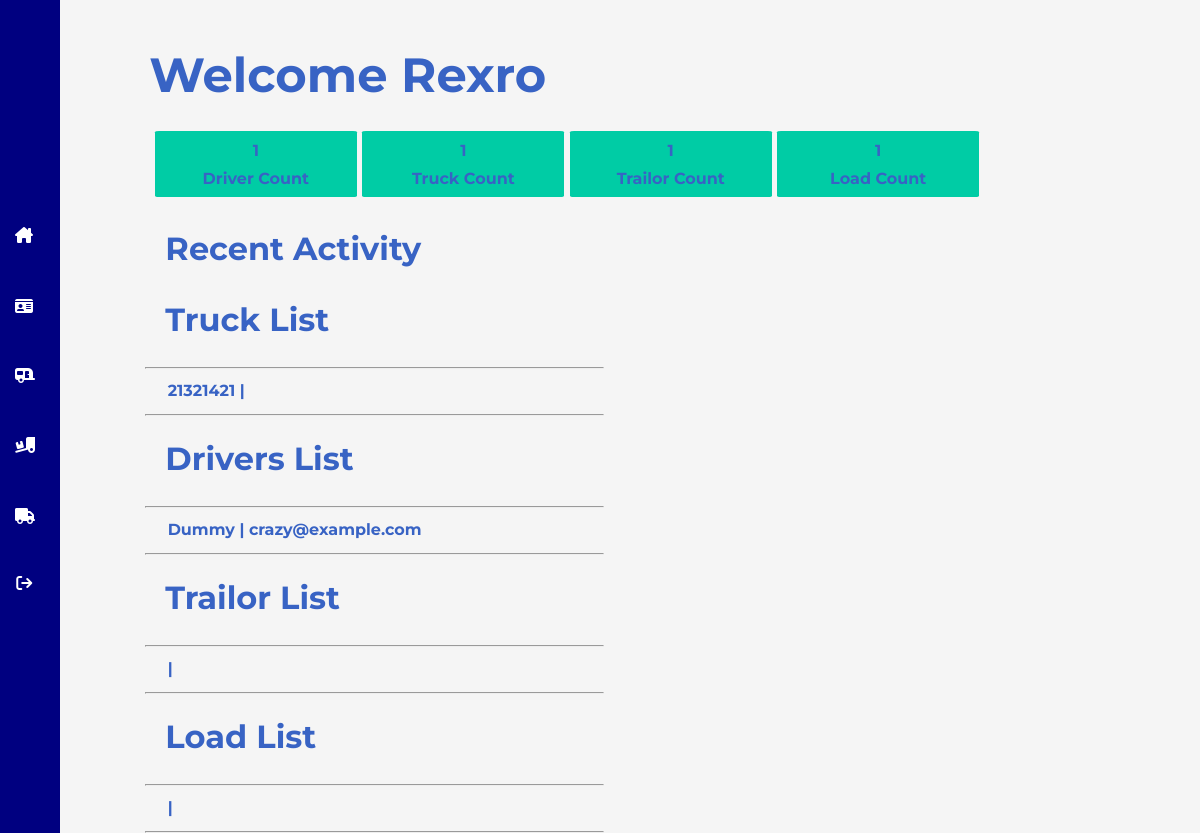
The page /dashboard (signed in) on the database its author committed.
### drivers/models.py (models this page shows, shortened)
class Driver(models.Model):
    first_name = models.CharField(max_length=50)
    last_name = models.CharField(max_length=50)
    email = models.EmailField(max_length=50)
    phone = models.CharField(max_length=50, default=None)
    medical_card_number = models.CharField(max_length=50)
    medical_card_expiry_date = models.DateField(auto_now=False, auto_now_add=False, blank=True)
    truck_number = models.CharField(max_length=50)
    driver_license_numbers = models.CharField(max_length=50)
    driver_license_expiry_date = models.DateField(auto_now=False, auto_now_add=False, blank=True)
    certification = models.CharField(max_length=50, choices=certification_options)
    citizenship = models.CharField(max_length=50, choices=citizenship_options)

### authentication/views.py (the view)
# urls.py: path('dashboard', dashboard, name="dashboard"),
@login_required
def dashboard(request):
    driver_count= Driver.objects.all().count()
    truck_count= Truck.objects.all().count()
    trailor_count= Trailor.objects.all().count()
    load_count= Load.objects.all().count()
    driver_list = Driver.objects.all()
    truck_list = Driver.objects.all()
    trailor_list = Driver.objects.all()
    load_list = Driver.objects.all()
    context = {
        'driver_count': driver_count,
        'truck_count': truck_count,
        'trailor_count': trailor_count,
        'load_count': load_count,
        'driver_list': driver_list,
        'truck_list': truck_list,
        'trailor_list': trailor_list,
        'load_list': load_list,
    }
    return render(request, 'authentication/dashboard.html', context)

### templates/authentication/dashboard.html (shortened to what this page needs)
{% extends 'base.html' %}
{% block content %}
<h1>Welcome {{request.user}}</h1>
<div class="counts">
    <div class="count">
        <h2>{{driver_count}}</h2>
        <h4>Driver Count</h4>
    </div>
    <div class="count">
        <h2>{{truck_count}}</h2>
        <h4>Truck Count</h4>
    </div>
    <div class="count">
        <h2>{{trailor_count}}</h2>
        <h4>Trailor Count</h4>
    </div>
    <div class="count">
        <h2>{{load_count}}</h2>
        <h4>Load Count</h4>
    </div>
</div>
<div id="dashboard_lists">
    <h2> Recent Activity </h2>
    <h2>Truck List</h2>
    <br>
    <hr>
    {% for truck in truck_list%}
        <a href="{% url 'truck_info' truck.id %}" class="infolink"><p>{{truck.truck_number}} | {{truck.driver_assigned_to}}</p></a>
        <hr>
    {% endfor %}
    <h2>Drivers List</h2>
    <br>
    <hr>
    {% for driver in driver_list%}
        <a href="{% url 'driver_info' driver.id %}" class="infolink"><p>{{driver.first_name}} | {{driver.email}}</p></a>
        <hr>
    {% endfor %}
    <h2>Trailor List</h2>
    <br>
    <hr>
    {% for trailor in trailor_list%}
        <a href="{% url 'trailor_info' trailor.id %}" class="infolink"><p>{{trailor.trailor_number}} | {{trailor.driver_assigned_to}}</p></a>
        <hr>
    {% endfor %}
    <h2>Load List</h2>
    <br>
    <hr>
    {% for load in load_list%}
        <a href="{% url 'load_info' load.id %}" class="infolink"><p>{{load.load_number}} | {{load.driver_assigned_to}}</p></a>
    {% endfor %}
</div>
{% endblock %}

### static/styles.css (style rules this page uses)
* { margin: 0; padding: 0; }
:root { --nav-width: 5%; }
body { width: 90vw; font-family: 'Montserrat', sans-serif; background-color: whitesmoke; color: #3863c4; scroll-behavior: smooth; overflow-x: none; }
h1 { font-size: 3rem; text-transform: capitalize; padding-top: 5%; padding-bottom: 2%; padding-left: 4.5%; }
#dashboard_lists { width: 50%; margin-left: 4%; }
#dashboard_lists h2 { font-size: 2rem; text-transform: capitalize; padding-top: 5%; padding-bottom: 2%; padding-left: 4.5%; }
.counts { width: 100%; height: 200%; display: flex; justify-content: center; align-items: center; flex-direction: row; }
.count { background-color: #00CCA5; border-radius: 2%; display: flex; justify-content: center; align-items: center; flex-direction: column; width: 20%; margin: 1% 0.3%; padding: 1%; }
.count h4 { margin-top: 5%; font-size: 1rem; }
.count h2 { font-size: 1rem; }
p { font-size: 1rem; font-weight: bold; line-height: 2.8rem; padding-left: 5%; }
.infolink { text-decoration: none; color: #3863c4; transition: linear 100ms color; }

### rows shown on the page
Driver: truck_number "21321421", first_name "Dummy", email "crazy@example.com"

### other values the page prints
{{ request.user }} "Rexro"
{{ driver_count }} "1"
{{ truck_count }} "1"
{{ trailor_count }} "1"
{{ load_count }} "1"
